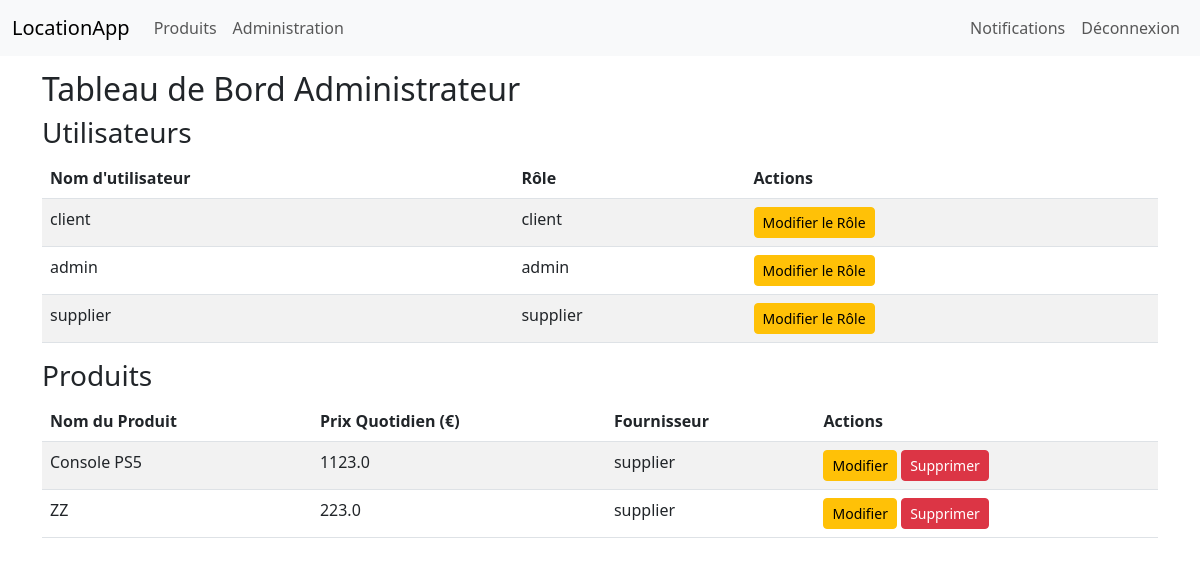
Screenshot of /admin/dashboard (signed in) with the database file from the repository.
### location_app/models.py (models this page shows, shortened)
class User(UserMixin, db.Model):
    __tablename__ = 'users'
    id = db.Column(db.Integer, primary_key=True)
    username = db.Column(db.String(64), unique=True, index=True, nullable=False)
    password_hash = db.Column(db.String(128), nullable=False)
    trust_index = db.Column(db.Integer, default=5)
    role = db.Column(db.String(32), default="client")  # Rôles : client, supplier, admin
    rentals = db.relationship('Rental', back_populates='user', lazy=True)
    notifications = db.relationship('Notification', back_populates='user', lazy=True)
    products = db.relationship('Product', back_populates='supplier', lazy=True)  # Pour les fournisseurs

class Product(db.Model):
    __tablename__ = 'products'
    id = db.Column(db.Integer, primary_key=True)
    name = db.Column(db.String(128), nullable=False)
    daily_price = db.Column(db.Float, default=0.0)
    avg_rating_product = db.Column(db.Float, default=0.0)  # Champ pour la moyenne des notes
    supplier_id = db.Column(db.Integer, db.ForeignKey('users.id'), nullable=False)  # Référence à l'utilisateur fournisseur
    image_url = db.Column(db.String(255), nullable=True)  # **Nouveau champ pour l'image du produit**
    rentals = db.relationship('Rental', back_populates='product', lazy=True)
    supplier = db.relationship('User', back_populates='products')  # Relation vers le fournisseur

### location_app/admin/routes.py (the view)
@admin_bp.route('/dashboard')
@login_required
@roles_required('admin')
def dashboard():
    users = User.query.all()
    products = Product.query.all()
    return render_template('admin/dashboard.html', users=users, products=products)

### location_app/models.py (called while the page is built)
@login.user_loader
def load_user(user_id):
    return User.query.get(int(user_id))

### location_app/utils.py (called while the page is built)
def roles_required(*roles):
    def decorator(f):
        @wraps(f)
        def decorated_function(*args, **kwargs):
            if not current_user.is_authenticated:
                abort(403)
            if current_user.role not in roles and current_user.role != 'admin':
                abort(403)
            return f(*args, **kwargs)
        return decorated_function
    return decorator

### location_app/templates/admin/dashboard.html
{% extends "base.html" %}
{% block content %}
    <h2>Tableau de Bord Administrateur</h2>
    <h3>Utilisateurs</h3>
    <table class="table table-striped">
        <thead>
            <tr>
                <th>Nom d'utilisateur</th>
                <th>Rôle</th>
                <th>Actions</th>
            </tr>
        </thead>
        <tbody>
            {% for user in users %}
                <tr>
                    <td>{{ user.username }}</td>
                    <td>{{ user.role }}</td>
                    <td>
                        <a href="{{ url_for('admin.promote_user', user_id=user.id) }}" class="btn btn-sm btn-warning">Modifier le Rôle</a>
                    </td>
                </tr>
            {% endfor %}
        </tbody>
    </table>
    <h3>Produits</h3>
    <table class="table table-striped">
        <thead>
            <tr>
                <th>Nom du Produit</th>
                <th>Prix Quotidien (€)</th>
                <th>Fournisseur</th>
                <th>Actions</th>
            </tr>
        </thead>
        <tbody>
            {% for product in products %}
                <tr>
                    <td>{{ product.name }}</td>
                    <td>{{ product.daily_price }}</td>
                    <td>{{ product.supplier.username }}</td>
                    <td>
                        <a href="{{ url_for('products.edit_product', product_id=product.id) }}" class="btn btn-sm btn-warning">Modifier</a>
                        <form method="POST" action="{{ url_for('products.delete_product', product_id=product.id) }}" style="display:inline;">
                            <button type="submit" class="btn btn-sm btn-danger" onclick="return confirm('Êtes-vous sûr de vouloir supprimer ce produit ?');">Supprimer</button>
                        </form>
                    </td>
                </tr>
            {% endfor %}
        </tbody>
    </table>
{% endblock %}

### location_app/templates/base.html (style rules this page uses)
body { padding-top: 70px; }

### rows the page displays
User: username "client", role "client"
User: username "admin", role "admin"
User: username "supplier", role "supplier"
Product: name "Console PS5", daily_price "1123.0", supplier.username "supplier"
Product: name "ZZ", daily_price "223.0", supplier.username "supplier"
